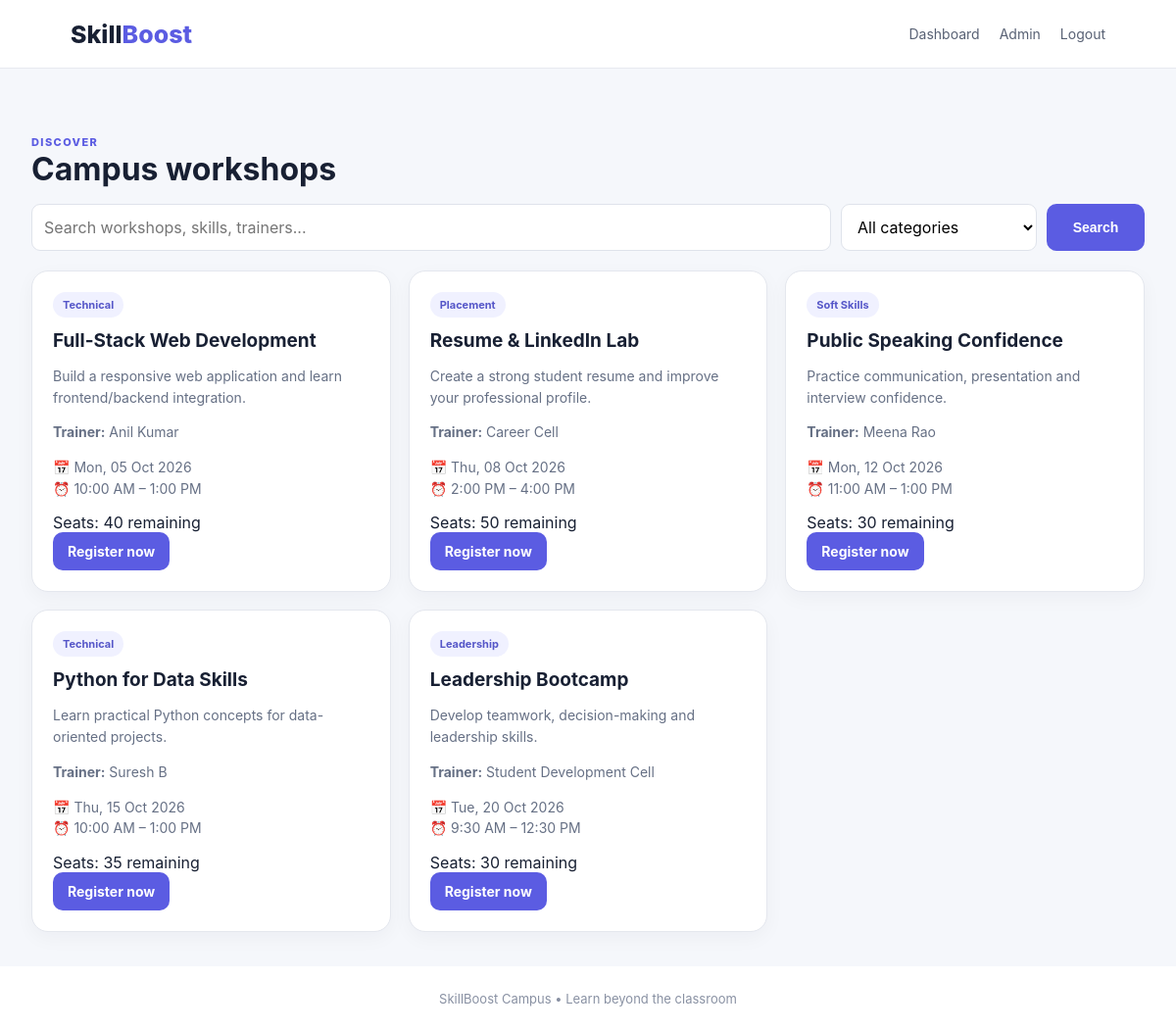
/workshops.php (signed in), run on the app's committed database.
### tables this page shows
CREATE TABLE workshops (
    id INT AUTO_INCREMENT PRIMARY KEY,
    title VARCHAR(150) NOT NULL,
    category VARCHAR(80) NOT NULL,
    description TEXT NOT NULL,
    trainer VARCHAR(100) NOT NULL,
    workshop_date DATE NOT NULL,
    start_time TIME NOT NULL,
    end_time TIME NOT NULL,
    seats INT NOT NULL DEFAULT 30,
    created_at TIMESTAMP DEFAULT CURRENT_TIMESTAMP
);

### workshops.php (the view, shortened to what this page needs)
<?php
require_once "config.php"; require_login();
$u=current_user();
$q=trim($_GET['q']??''); $cat=trim($_GET['category']??'');
$sql="SELECT w.*, (SELECT COUNT(*) FROM registrations r WHERE r.workshop_id=w.id AND r.status='registered') enrolled,
(SELECT COUNT(*) FROM registrations r2 WHERE r2.workshop_id=w.id AND r2.user_id=? AND r2.status='registered') mine
FROM workshops w WHERE w.workshop_date>=CURDATE()";
$params=[$u['id']];
$sql.=" ORDER BY w.workshop_date,w.start_time";
$stmt=$pdo->prepare($sql);$stmt->execute($params);$workshops=$stmt->fetchAll();
?>
<?php $page_title="Workshops"; include "header.php"; ?>
<div class="section-head"><div><span class="eyebrow">DISCOVER</span><h1>Campus workshops</h1></div></div>
<form class="filterbar" method="get">
<input name="q" value="<?=htmlspecialchars($q)?>" placeholder="Search workshops, skills, trainers...">
<select name="category"><option value="">All categories</option><?php foreach(['Technical','Soft Skills','Placement','Leadership'] as $c): ?><option <?=$cat===$c?'selected':''?>><?=$c?></option><?php endforeach;?></select>
<button class="btn primary">Search</button>
</form>
<div class="cards">
<?php foreach($workshops as $w): ?>
<div class="card workshop-card">
<span class="tag"><?=htmlspecialchars($w['category'])?></span>
<h3><?=htmlspecialchars($w['title'])?></h3>
<p><?=htmlspecialchars($w['description'])?></p>
<p><b>Trainer:</b> <?=htmlspecialchars($w['trainer'])?></p>
<p>📅 <?=date('D, d M Y',strtotime($w['workshop_date']))?><br>⏰ <?=date('g:i A',strtotime($w['start_time']))?> – <?=date('g:i A',strtotime($w['end_time']))?></p>
<div class="seat">Seats: <?=max(0,$w['seats']-$w['enrolled'])?> remaining</div>
<?php if($w['mine']): ?><button class="btn disabled" disabled>✓ Registered</button>
<?php elseif($w['enrolled'] >= $w['seats']): ?><button class="btn disabled" disabled>Full</button>
<?php else: ?><a class="btn primary" href="?register=<?=$w['id']?>">Register now</a><?php endif;?>
</div>
<?php endforeach; ?>
</div>
<?php include "footer.php"; ?>

### assets/style.css (style rules this page uses)
* { box-sizing:border-box }
body { margin:0;font-family:Inter,Segoe UI,Arial,sans-serif;background:#f5f7fb;color:#182033 }
.eyebrow { font-size:11px;font-weight:800;letter-spacing:1.4px;color:#5b5ce2 }
.stat,.card { background:#fff;border:1px solid #e4e7ee;border-radius:17px;padding:21px;box-shadow:0 6px 20px rgba(30,35,60,.04) }
.section-head { display:flex;justify-content:space-between;align-items:end;margin:28px 0 16px }
.section-head h1,.section-head h2 { margin:0 }
.cards { display:grid;grid-template-columns:repeat(3,1fr);gap:18px }
.card h3 { font-size:19px;margin:12px 0 }
.card p { color:#667085;line-height:1.55;font-size:14px }
.tag { display:inline-block;padding:6px 10px;border-radius:20px;background:#f0f1ff;color:#5556c8;font-size:11px;font-weight:700 }
.btn { display:inline-block;border:0;border-radius:10px;padding:11px 15px;text-decoration:none;cursor:pointer;font-weight:700;font-size:14px }
.primary { background:#5b5ce2;color:#fff }
input,select,textarea { width:100%;border:1px solid #dfe3eb;border-radius:9px;padding:12px;background:#fff;font:inherit }
.filterbar { display:grid;grid-template-columns:1fr 200px 100px;gap:10px;margin-bottom:20px }

### data on the page
workshops: category "Technical", title "Full-Stack Web Development", description "Build a responsive web application and learn frontend/backend integration.", trainer "Anil Kumar", workshop_date "Mon, 05 Oct 2026", start_time "10:00 AM", end_time "1:00 PM", max(0,$w['seats']-$w['enrolled']) "40"
workshops: category "Placement", title "Resume & LinkedIn Lab", description "Create a strong student resume and improve your professional profile.", trainer "Career Cell", workshop_date "Thu, 08 Oct 2026", start_time "2:00 PM", end_time "4:00 PM", max(0,$w['seats']-$w['enrolled']) "50"
workshops: category "Soft Skills", title "Public Speaking Confidence", description "Practice communication, presentation and interview confidence.", trainer "Meena Rao", workshop_date "Mon, 12 Oct 2026", start_time "11:00 AM", end_time "1:00 PM", max(0,$w['seats']-$w['enrolled']) "30"
workshops: category "Technical", title "Python for Data Skills", description "Learn practical Python concepts for data-oriented projects.", trainer "Suresh B", workshop_date "Thu, 15 Oct 2026", start_time "10:00 AM", end_time "1:00 PM", max(0,$w['seats']-$w['enrolled']) "35"
workshops: category "Leadership", title "Leadership Bootcamp", description "Develop teamwork, decision-making and leadership skills.", trainer "Student Development Cell", workshop_date "Tue, 20 Oct 2026", start_time "9:30 AM", end_time "12:30 PM", max(0,$w['seats']-$w['enrolled']) "30"
